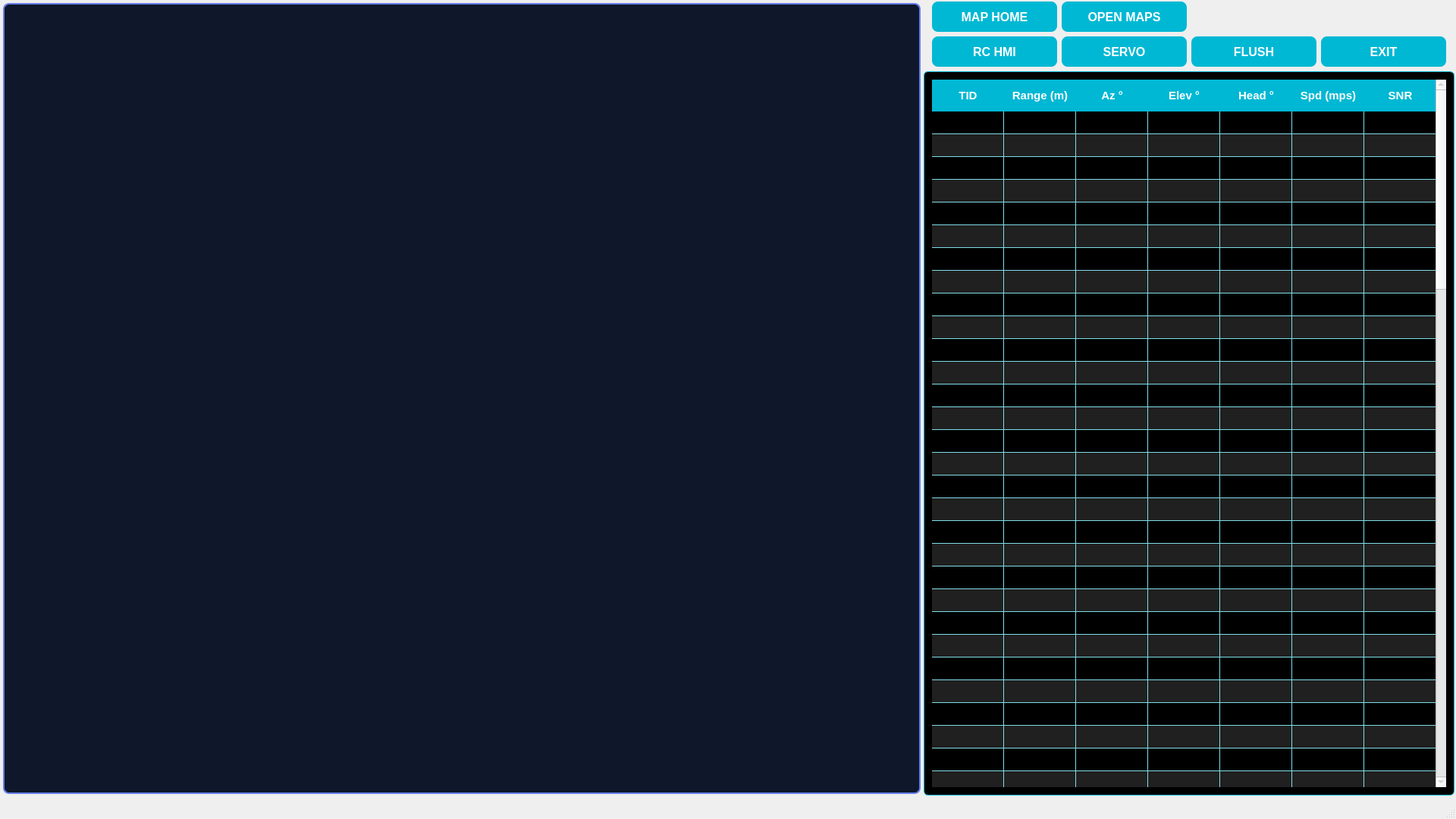
<?xml version="1.0" encoding="UTF-8"?>
<ui version="4.0">
 <class>CMapMainWindow</class>
 <widget class="QMainWindow" name="CMapMainWindow">
  <property name="geometry">
   <rect>
    <x>0</x>
    <y>0</y>
    <width>1920</width>
    <height>1080</height>
   </rect>
  </property>
  <property name="minimumSize">
   <size>
    <width>1200</width>
    <height>800</height>
   </size>
  </property>
  <property name="windowTitle">
   <string>CMapMainWindow</string>
  </property>
  <property name="styleSheet">
   <string notr="true">QMainWindow {background:  #050D1A;};</string>
  </property>
  <widget class="QWidget" name="centralWidget">
   <property name="styleSheet">
    <string notr="true">QMainWindow { background-color: #F0F8FF; }
            QPushButton { background-color: #00B8D4; color: white; font-size: 16px; font-family: 'Segoe UI', Tahoma, Geneva, Verdana, sans-serif; font-weight: bold; border-radius: 8px; padding: 10px; }
            QPushButton:hover { background-color: #00A4C6; }
			QPushButton:checked { border : 4px solid white }
            QPushButton:pressed { background-color: #0091A1; }
            QTableWidget { background-color: #000000; alternate-background-color: #202020; gridline-color: #404040;color: #333333; font-size: 14px; font-family: 'Segoe UI', Tahoma, Geneva, Verdana, sans-serif; border: 1px solid #00B8D4; border-radius: 6px; padding: 10px; gridline-color: #80DEEA; }
            QHeaderView::section { background-color: #00B8D4; color: white; font-size: 15px; font-weight: bold; padding: 10px; border: none; }
            QTableWidget QTableCornerButton::section { background-color: #00B8D4; }</string>
   </property>
   <layout class="QGridLayout" name="gridLayout">
    <property name="leftMargin">
     <number>2</number>
    </property>
    <property name="topMargin">
     <number>2</number>
    </property>
    <property name="rightMargin">
     <number>2</number>
    </property>
    <property name="bottomMargin">
     <number>2</number>
    </property>
    <property name="spacing">
     <number>2</number>
    </property>
    <item row="0" column="0">
     <widget class="CMapCanvas" name="widgetMapCanvas" native="true">
      <property name="minimumSize">
       <size>
        <width>800</width>
        <height>600</height>
       </size>
      </property>
      <property name="styleSheet">
       <string notr="true">
         border: 2px solid #667eea; 
         border-radius: 8px; 
         background-color: #0f172a;
         margin: 2px;
       </string>
      </property>
     </widget>
    </item>
    <item row="0" column="1">
     <widget class="QWidget" name="widget_TextualControl" native="true">
      <property name="maximumSize">
       <size>
        <width>700</width>
        <height>16777215</height>
       </size>
      </property>
      <layout class="QGridLayout" name="gridLayout_2">
       <property name="leftMargin">
        <number>0</number>
       </property>
       <property name="topMargin">
        <number>0</number>
       </property>
       <property name="rightMargin">
        <number>0</number>
       </property>
       <property name="bottomMargin">
        <number>0</number>
       </property>
       <item row="0" column="0">
        <widget class="QWidget" name="widget_3" native="true">
         <layout class="QGridLayout" name="gridLayout_3">
          <property name="topMargin">
           <number>0</number>
          </property>
          <property name="bottomMargin">
           <number>0</number>
          </property>
          <item row="1" column="2">
           <widget class="QPushButton" name="pushButton_FLUSH">
            <property name="sizePolicy">
             <sizepolicy hsizetype="Minimum" vsizetype="Preferred">
              <horstretch>0</horstretch>
              <verstretch>0</verstretch>
             </sizepolicy>
            </property>
            <property name="text">
             <string>FLUSH</string>
            </property>
           </widget>
          </item>
          <item row="1" column="0">
           <widget class="QPushButton" name="pushButton_RCHMI">
            <property name="sizePolicy">
             <sizepolicy hsizetype="Minimum" vsizetype="Preferred">
              <horstretch>0</horstretch>
              <verstretch>0</verstretch>
             </sizepolicy>
            </property>
            <property name="minimumSize">
             <size>
              <width>0</width>
              <height>40</height>
             </size>
            </property>
            <property name="text">
             <string>RC HMI</string>
            </property>
           </widget>
          </item>
          <item row="1" column="1">
           <widget class="QPushButton" name="pushButton_SERVO">
            <property name="sizePolicy">
             <sizepolicy hsizetype="Minimum" vsizetype="Preferred">
              <horstretch>0</horstretch>
              <verstretch>0</verstretch>
             </sizepolicy>
            </property>
            <property name="text">
             <string>SERVO</string>
            </property>
           </widget>
          </item>
          <item row="1" column="3">
           <widget class="QPushButton" name="pushButton_EXIT">
            <property name="sizePolicy">
             <sizepolicy hsizetype="Minimum" vsizetype="Preferred">
              <horstretch>0</horstretch>
              <verstretch>0</verstretch>
             </sizepolicy>
            </property>
            <property name="text">
             <string>EXIT</string>
            </property>
           </widget>
          </item>
          <item row="0" column="0">
           <widget class="QPushButton" name="pushButton_MapHome">
            <property name="sizePolicy">
             <sizepolicy hsizetype="Minimum" vsizetype="Preferred">
              <horstretch>0</horstretch>
              <verstretch>0</verstretch>
             </sizepolicy>
            </property>
            <property name="minimumSize">
             <size>
              <width>0</width>
              <height>40</height>
             </size>
            </property>
            <property name="text">
             <string>MAP HOME</string>
            </property>
            <property name="checkable">
             <bool>false</bool>
            </property>
            <property name="checked">
             <bool>false</bool>
            </property>
           </widget>
          </item>
          <item row="0" column="1">
           <widget class="QPushButton" name="pushButton_OpenMaps">
            <property name="sizePolicy">
             <sizepolicy hsizetype="Minimum" vsizetype="Preferred">
              <horstretch>0</horstretch>
              <verstretch>0</verstretch>
             </sizepolicy>
            </property>
            <property name="minimumSize">
             <size>
              <width>0</width>
              <height>40</height>
             </size>
            </property>
            <property name="text">
             <string>OPEN MAPS</string>
            </property>
           </widget>
          </item>
         </layout>
        </widget>
       </item>
       <item row="1" column="0">
        <widget class="QTableWidget" name="tableWidget">
         <property name="enabled">
          <bool>false</bool>
         </property>
         <property name="palette">
          <palette>
           <active>
            <colorrole role="WindowText">
             <brush brushstyle="SolidPattern">
              <color alpha="255">
               <red>51</red>
               <green>51</green>
               <blue>51</blue>
              </color>
             </brush>
            </colorrole>
            <colorrole role="Button">
             <brush brushstyle="SolidPattern">
              <color alpha="255">
               <red>0</red>
               <green>0</green>
               <blue>0</blue>
              </color>
             </brush>
            </colorrole>
            <colorrole role="Text">
             <brush brushstyle="SolidPattern">
              <color alpha="255">
               <red>51</red>
               <green>51</green>
               <blue>51</blue>
              </color>
             </brush>
            </colorrole>
            <colorrole role="ButtonText">
             <brush brushstyle="SolidPattern">
              <color alpha="255">
               <red>51</red>
               <green>51</green>
               <blue>51</blue>
              </color>
             </brush>
            </colorrole>
            <colorrole role="Base">
             <brush brushstyle="SolidPattern">
              <color alpha="255">
               <red>0</red>
               <green>0</green>
               <blue>0</blue>
              </color>
             </brush>
            </colorrole>
            <colorrole role="Window">
             <brush brushstyle="SolidPattern">
              <color alpha="255">
               <red>0</red>
               <green>0</green>
               <blue>0</blue>
              </color>
             </brush>
            </colorrole>
            <colorrole role="AlternateBase">
             <brush brushstyle="SolidPattern">
              <color alpha="255">
               <red>32</red>
               <green>32</green>
               <blue>32</blue>
              </color>
             </brush>
            </colorrole>
            <colorrole role="PlaceholderText">
             <brush brushstyle="NoBrush">
              <color alpha="128">
               <red>51</red>
               <green>51</green>
               <blue>51</blue>
              </color>
             </brush>
            </colorrole>
           </active>
           <inactive>
            <colorrole role="WindowText">
             <brush brushstyle="SolidPattern">
              <color alpha="255">
               <red>51</red>
               <green>51</green>
               <blue>51</blue>
              </color>
             </brush>
            </colorrole>
            <colorrole role="Button">
             <brush brushstyle="SolidPattern">
              <color alpha="255">
               <red>0</red>
               <green>0</green>
               <blue>0</blue>
              </color>
             </brush>
            </colorrole>
            <colorrole role="Text">
             <brush brushstyle="SolidPattern">
              <color alpha="255">
               <red>51</red>
               <green>51</green>
               <blue>51</blue>
              </color>
             </brush>
            </colorrole>
            <colorrole role="ButtonText">
             <brush brushstyle="SolidPattern">
              <color alpha="255">
               <red>51</red>
               <green>51</green>
               <blue>51</blue>
              </color>
             </brush>
            </colorrole>
            <colorrole role="Base">
             <brush brushstyle="SolidPattern">
              <color alpha="255">
               <red>0</red>
               <green>0</green>
               <blue>0</blue>
              </color>
             </brush>
            </colorrole>
            <colorrole role="Window">
             <brush brushstyle="SolidPattern">
              <color alpha="255">
               <red>0</red>
               <green>0</green>
               <blue>0</blue>
              </color>
             </brush>
            </colorrole>
            <colorrole role="AlternateBase">
             <brush brushstyle="SolidPattern">
              <color alpha="255">
               <red>32</red>
               <green>32</green>
               <blue>32</blue>
              </color>
             </brush>
            </colorrole>
            <colorrole role="PlaceholderText">
             <brush brushstyle="NoBrush">
              <color alpha="128">
               <red>51</red>
               <green>51</green>
               <blue>51</blue>
              </color>
             </brush>
            </colorrole>
           </inactive>
           <disabled>
            <colorrole role="WindowText">
             <brush brushstyle="SolidPattern">
              <color alpha="255">
               <red>51</red>
               <green>51</green>
               <blue>51</blue>
              </color>
             </brush>
            </colorrole>
            <colorrole role="Button">
             <brush brushstyle="SolidPattern">
              <color alpha="255">
               <red>0</red>
               <green>0</green>
               <blue>0</blue>
              </color>
             </brush>
            </colorrole>
            <colorrole role="Text">
             <brush brushstyle="SolidPattern">
              <color alpha="255">
               <red>51</red>
               <green>51</green>
               <blue>51</blue>
              </color>
             </brush>
            </colorrole>
            <colorrole role="ButtonText">
             <brush brushstyle="SolidPattern">
              <color alpha="255">
               <red>51</red>
               <green>51</green>
               <blue>51</blue>
              </color>
             </brush>
            </colorrole>
            <colorrole role="Base">
             <brush brushstyle="SolidPattern">
              <color alpha="255">
               <red>0</red>
               <green>0</green>
               <blue>0</blue>
              </color>
             </brush>
            </colorrole>
            <colorrole role="Window">
             <brush brushstyle="SolidPattern">
              <color alpha="255">
               <red>0</red>
               <green>0</green>
               <blue>0</blue>
              </color>
             </brush>
            </colorrole>
            <colorrole role="AlternateBase">
             <brush brushstyle="SolidPattern">
              <color alpha="255">
               <red>32</red>
               <green>32</green>
               <blue>32</blue>
              </color>
             </brush>
            </colorrole>
            <colorrole role="PlaceholderText">
             <brush brushstyle="NoBrush">
              <color alpha="128">
               <red>51</red>
               <green>51</green>
               <blue>51</blue>
              </color>
             </brush>
            </colorrole>
           </disabled>
          </palette>
         </property>
         <property name="horizontalScrollBarPolicy">
          <enum>Qt::ScrollBarAlwaysOff</enum>
         </property>
         <property name="editTriggers">
          <set>QAbstractItemView::NoEditTriggers</set>
         </property>
         <property name="alternatingRowColors">
          <bool>true</bool>
         </property>
         <property name="selectionMode">
          <enum>QAbstractItemView::NoSelection</enum>
         </property>
         <property name="rowCount">
          <number>100</number>
         </property>
         <attribute name="horizontalHeaderVisible">
          <bool>true</bool>
         </attribute>
         <attribute name="horizontalHeaderMinimumSectionSize">
          <number>60</number>
         </attribute>
         <attribute name="horizontalHeaderDefaultSectionSize">
          <number>95</number>
         </attribute>
         <attribute name="horizontalHeaderHighlightSections">
          <bool>true</bool>
         </attribute>
         <attribute name="horizontalHeaderShowSortIndicator" stdset="0">
          <bool>false</bool>
         </attribute>
         <attribute name="horizontalHeaderStretchLastSection">
          <bool>true</bool>
         </attribute>
         <attribute name="verticalHeaderVisible">
          <bool>false</bool>
         </attribute>
         <attribute name="verticalHeaderCascadingSectionResizes">
          <bool>false</bool>
         </attribute>
         <row/>
         <row/>
         <row/>
         <row/>
         <row/>
         <row/>
         <row/>
         <row/>
         <row/>
         <row/>
         <row/>
         <row/>
         <row/>
         <row/>
         <row/>
         <row/>
         <row/>
         <row/>
         <row/>
         <row/>
         <row/>
         <row/>
         <row/>
         <row/>
         <row/>
         <row/>
         <row/>
         <row/>
         <row/>
         <row/>
         <row/>
         <row/>
         <row/>
         <row/>
         <row/>
         <row/>
         <row/>
         <row/>
         <row/>
         <row/>
         <row/>
         <row/>
         <row/>
         <row/>
         <row/>
         <row/>
         <row/>
         <row/>
         <row/>
         <row/>
         <row/>
         <row/>
         <row/>
         <row/>
         <row/>
         <row/>
         <row/>
         <row/>
         <row/>
         <row/>
         <row/>
         <row/>
         <row/>
         <row/>
         <row/>
         <row/>
         <row/>
         <row/>
         <row/>
         <row/>
         <row/>
         <row/>
         <row/>
         <row/>
         <row/>
         <row/>
         <row/>
         <row/>
         <row/>
         <row/>
         <row/>
         <row/>
         <row/>
         <row/>
         <row/>
         <row/>
         <row/>
         <row/>
         <row/>
         <row/>
         <row/>
         <row/>
         <row/>
         <row/>
         <row/>
         <row/>
         <row/>
         <row/>
         <row/>
         <row/>
         <column>
          <property name="text">
           <string>TID</string>
          </property>
         </column>
         <column>
          <property name="text">
           <string>Range (m)</string>
          </property>
         </column>
         <column>
          <property name="text">
           <string>Az °</string>
          </property>
         </column>
         <column>
          <property name="text">
           <string>Elev °</string>
          </property>
         </column>
         <column>
          <property name="text">
           <string>Head °</string>
          </property>
         </column>
         <column>
          <property name="text">
           <string>Spd (mps)</string>
          </property>
         </column>
         <column>
          <property name="text">
           <string>SNR</string>
          </property>
         </column>
        </widget>
       </item>
      </layout>
     </widget>
    </item>
   </layout>
  </widget>
  <widget class="QStatusBar" name="statusBar">
   <property name="font">
    <font>
     <pointsize>15</pointsize>
     <weight>75</weight>
     <italic>true</italic>
     <bold>true</bold>
    </font>
   </property>
   <property name="styleSheet">
    <string notr="true">color:white</string>
   </property>
  </widget>
 </widget>
 <layoutdefault spacing="6" margin="11"/>
 <customwidgets>
  <customwidget>
   <class>CMapCanvas</class>
   <extends>QWidget</extends>
   <header>MapDisplay/cmapcanvas.h</header>
   <container>1</container>
  </customwidget>
 </customwidgets>
 <resources/>
 <connections/>
</ui>
